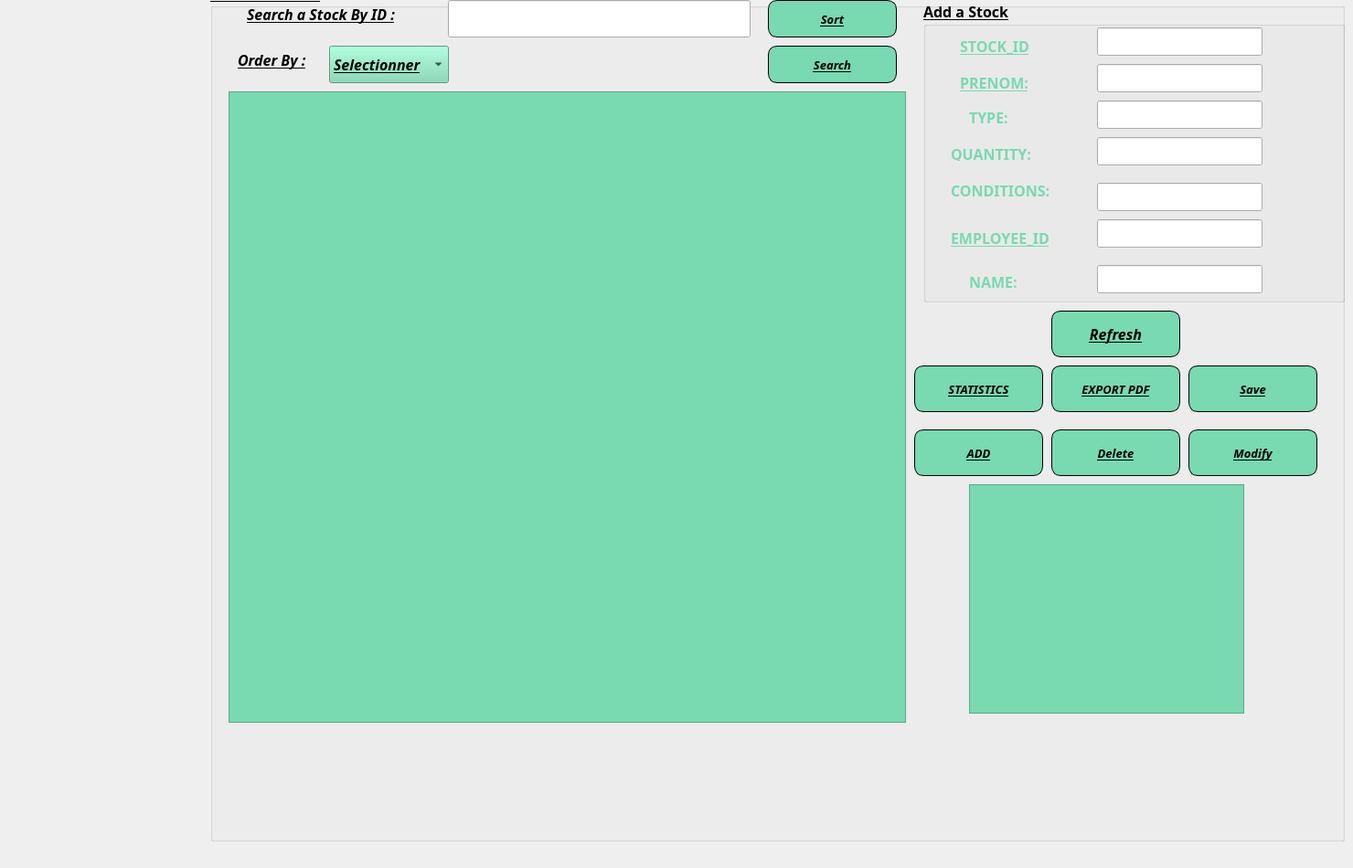
    <widget class="QWidget" name="page_4">
     <widget class="QLabel" name="label_11">
      <property name="geometry">
       <rect>
        <x>-10</x>
        <y>0</y>
        <width>1221</width>
        <height>561</height>
       </rect>
      </property>
      <property name="text">
       <string/>
      </property>
      <property name="scaledContents">
       <bool>true</bool>
      </property>
     </widget>
     <widget class="QLabel" name="label_15">
      <property name="geometry">
       <rect>
        <x>950</x>
        <y>0</y>
        <width>61</width>
        <height>31</height>
       </rect>
      </property>
      <property name="text">
       <string/>
      </property>
      <property name="pixmap">
       <pixmap>:/Downloads/sustainability_8100096.png</pixmap>
      </property>
      <property name="scaledContents">
       <bool>true</bool>
      </property>
     </widget>
     <widget class="QGroupBox" name="groupBox_9">
      <property name="geometry">
       <rect>
        <x>230</x>
        <y>-20</y>
        <width>1241</width>
        <height>941</height>
       </rect>
      </property>
      <property name="font">
       <font>
        <family>Perpetua</family>
        <pointsize>12</pointsize>
        <italic>true</italic>
        <bold>true</bold>
        <underline>true</underline>
       </font>
      </property>
      <property name="styleSheet">
       <string notr="true"/>
      </property>
      <property name="title">
       <string>LIST OF STOCKS:</string>
      </property>
      <widget class="QLineEdit" name="serch">
       <property name="geometry">
        <rect>
         <x>260</x>
         <y>20</y>
         <width>331</width>
         <height>41</height>
        </rect>
       </property>
      </widget>
      <widget class="QPushButton" name="showStatistics">
       <property name="geometry">
        <rect>
         <x>770</x>
         <y>420</y>
         <width>141</width>
         <height>51</height>
        </rect>
       </property>
       <property name="font">
        <font>
         <family>Perpetua</family>
         <pointsize>10</pointsize>
         <italic>true</italic>
         <bold>true</bold>
         <underline>true</underline>
        </font>
       </property>
       <property name="cursor">
        <cursorShape>PointingHandCursor</cursorShape>
       </property>
       <property name="styleSheet">
        <string notr="true">border:1px solid black;
border-radius:10px;
background-color:#79d9b0;
color:black</string>
       </property>
       <property name="text">
        <string>STATISTICS</string>
       </property>
       <property name="icon">
        <iconset resource="background.qrc">
         <normaloff>:/background/resources/stats.png</normaloff>:/background/resources/stats.png</iconset>
       </property>
       <property name="iconSize">
        <size>
         <width>30</width>
         <height>30</height>
        </size>
       </property>
      </widget>
      <widget class="QPushButton" name="exportToPDF">
       <property name="geometry">
        <rect>
         <x>920</x>
         <y>420</y>
         <width>141</width>
         <height>51</height>
        </rect>
       </property>
       <property name="font">
        <font>
         <family>Perpetua</family>
         <pointsize>10</pointsize>
         <italic>true</italic>
         <bold>true</bold>
         <underline>true</underline>
        </font>
       </property>
       <property name="cursor">
        <cursorShape>PointingHandCursor</cursorShape>
       </property>
       <property name="styleSheet">
        <string notr="true">border:1px solid black;
border-radius:10px;
background-color:#79d9b0;
color:black</string>
       </property>
       <property name="text">
        <string>EXPORT PDF</string>
       </property>
       <property name="icon">
        <iconset resource="background.qrc">
         <normaloff>:/background/resources/pdf.png</normaloff>:/background/resources/pdf.png</iconset>
       </property>
       <property name="iconSize">
        <size>
         <width>30</width>
         <height>30</height>
        </size>
       </property>
      </widget>
      <widget class="QComboBox" name="trierLine_6">
       <property name="geometry">
        <rect>
         <x>130</x>
         <y>70</y>
         <width>131</width>
         <height>41</height>
        </rect>
       </property>
       <property name="styleSheet">
        <string notr="true">background: #79d9b0;</string>
       </property>
       <item>
        <property name="text">
         <string>Selectionner</string>
        </property>
       </item>
       <item>
        <property name="text">
         <string>COMPLAINT_DATE</string>
        </property>
       </item>
      </widget>
      <widget class="QPushButton" name="searchButton1">
       <property name="geometry">
        <rect>
         <x>610</x>
         <y>70</y>
         <width>141</width>
         <height>41</height>
        </rect>
       </property>
       <property name="font">
        <font>
         <family>Perpetua</family>
         <pointsize>10</pointsize>
         <italic>true</italic>
         <bold>true</bold>
         <underline>true</underline>
        </font>
       </property>
       <property name="cursor">
        <cursorShape>PointingHandCursor</cursorShape>
       </property>
       <property name="styleSheet">
        <string notr="true">border:1px solid black;
border-radius:10px;
background-color:#79d9b0;
color:black</string>
       </property>
       <property name="text">
        <string>Search</string>
       </property>
       <property name="icon">
        <iconset resource="background.qrc">
         <normaloff>:/background/resources/search.jpg</normaloff>:/background/resources/search.jpg</iconset>
       </property>
      </widget>
      <widget class="QPushButton" name="deleteButton1">
       <property name="geometry">
        <rect>
         <x>920</x>
         <y>490</y>
         <width>141</width>
         <height>51</height>
        </rect>
       </property>
       <property name="font">
        <font>
         <family>Perpetua</family>
         <pointsize>10</pointsize>
         <italic>true</italic>
         <bold>true</bold>
         <underline>true</underline>
        </font>
       </property>
       <property name="cursor">
        <cursorShape>PointingHandCursor</cursorShape>
       </property>
       <property name="styleSheet">
        <string notr="true">border:1px solid black;
border-radius:10px;
background-color:#79d9b0;
color:black</string>
       </property>
       <property name="text">
        <string>Delete</string>
       </property>
       <property name="icon">
        <iconset resource="background.qrc">
         <normaloff>:/background/resources/delete.png</normaloff>:/background/resources/delete.png</iconset>
       </property>
       <property name="iconSize">
        <size>
         <width>30</width>
         <height>30</height>
        </size>
       </property>
      </widget>
      <widget class="QPushButton" name="updateButton1">
       <property name="geometry">
        <rect>
         <x>1070</x>
         <y>490</y>
         <width>141</width>
         <height>51</height>
        </rect>
       </property>
       <property name="font">
        <font>
         <family>Perpetua</family>
         <pointsize>10</pointsize>
         <italic>true</italic>
         <bold>true</bold>
         <underline>true</underline>
        </font>
       </property>
       <property name="cursor">
        <cursorShape>PointingHandCursor</cursorShape>
       </property>
       <property name="styleSheet">
        <string notr="true">border:1px solid black;
border-radius:10px;
background-color:#79d9b0;
color:black</string>
       </property>
       <property name="text">
        <string>Modify</string>
       </property>
       <property name="icon">
        <iconset resource="background.qrc">
         <normaloff>:/background/resources/modify.png</normaloff>:/background/resources/modify.png</iconset>
       </property>
       <property name="iconSize">
        <size>
         <width>30</width>
         <height>30</height>
        </size>
       </property>
      </widget>
      <widget class="QPushButton" name="sort">
       <property name="geometry">
        <rect>
         <x>610</x>
         <y>20</y>
         <width>141</width>
         <height>41</height>
        </rect>
       </property>
       <property name="font">
        <font>
         <family>Perpetua</family>
         <pointsize>10</pointsize>
         <italic>true</italic>
         <bold>true</bold>
         <underline>true</underline>
        </font>
       </property>
       <property name="cursor">
        <cursorShape>PointingHandCursor</cursorShape>
       </property>
       <property name="styleSheet">
        <string notr="true">border:1px solid black;
border-radius:10px;
background-color:#79d9b0;
color:black</string>
       </property>
       <property name="text">
        <string>Sort</string>
       </property>
      </widget>
      <widget class="QTableWidget" name="historyTable">
       <property name="geometry">
        <rect>
         <x>830</x>
         <y>550</y>
         <width>301</width>
         <height>251</height>
        </rect>
       </property>
       <property name="styleSheet">
        <string notr="true">background-color:#79d9b0</string>
       </property>
      </widget>
      <widget class="QLabel" name="label_19">
       <property name="geometry">
        <rect>
         <x>400</x>
         <y>160</y>
         <width>41</width>
         <height>31</height>
        </rect>
       </property>
       <property name="text">
        <string/>
       </property>
       <property name="pixmap">
        <pixmap>:/Downloads/search_10023603.png</pixmap>
       </property>
       <property name="scaledContents">
        <bool>true</bool>
       </property>
      </widget>
      <widget class="QLabel" name="label_22">
       <property name="geometry">
        <rect>
         <x>930</x>
         <y>60</y>
         <width>41</width>
         <height>21</height>
        </rect>
       </property>
       <property name="text">
        <string/>
       </property>
       <property name="pixmap">
        <pixmap>:/Downloads/swap_5296690.png</pixmap>
       </property>
       <property name="scaledContents">
        <bool>true</bool>
       </property>
      </widget>
      <widget class="QLabel" name="label_23">
       <property name="geometry">
        <rect>
         <x>610</x>
         <y>149</y>
         <width>63</width>
         <height>41</height>
        </rect>
       </property>
       <property name="text">
        <string/>
       </property>
       <property name="pixmap">
        <pixmap>:/Downloads/trash_9058267.png</pixmap>
       </property>
       <property name="scaledContents">
        <bool>true</bool>
       </property>
      </widget>
      <widget class="QPushButton" name="exportHistoryButton">
       <property name="geometry">
        <rect>
         <x>1070</x>
         <y>420</y>
         <width>141</width>
         <height>51</height>
        </rect>
       </property>
       <property name="font">
        <font>
         <family>Perpetua</family>
         <pointsize>10</pointsize>
         <italic>true</italic>
         <bold>true</bold>
         <underline>true</underline>
        </font>
       </property>
       <property name="cursor">
        <cursorShape>PointingHandCursor</cursorShape>
       </property>
       <property name="styleSheet">
        <string notr="true">border:1px solid black;
border-radius:10px;
background-color:#79d9b0;
color:black</string>
       </property>
       <property name="text">
        <string>Save</string>
       </property>
       <property name="icon">
        <iconset resource="background.qrc">
         <normaloff>:/background/resources/save.png</normaloff>:/background/resources/save.png</iconset>
       </property>
       <property name="iconSize">
        <size>
         <width>30</width>
         <height>30</height>
        </size>
       </property>
      </widget>
      <widget class="QTableView" name="tableWidget">
       <property name="geometry">
        <rect>
         <x>20</x>
         <y>120</y>
         <width>741</width>
         <height>691</height>
        </rect>
       </property>
       <property name="styleSheet">
        <string notr="true">background-color:#79d9b0</string>
       </property>
      </widget>
      <widget class="QGroupBox" name="groupBox_2">
       <property name="geometry">
        <rect>
         <x>780</x>
         <y>20</y>
         <width>461</width>
         <height>331</height>
        </rect>
       </property>
       <property name="font">
        <font>
         <family>Perpetua</family>
         <pointsize>12</pointsize>
         <italic>false</italic>
         <bold>true</bold>
         <underline>true</underline>
        </font>
       </property>
       <property name="title">
        <string>Add a Stock</string>
       </property>
       <widget class="QLabel" name="label_12">
        <property name="geometry">
         <rect>
          <x>50</x>
          <y>120</y>
          <width>81</width>
          <height>16</height>
         </rect>
        </property>
        <property name="font">
         <font>
          <family>Perpetua</family>
          <pointsize>12</pointsize>
          <italic>false</italic>
          <bold>true</bold>
          <underline>true</underline>
         </font>
        </property>
        <property name="styleSheet">
         <string notr="true">color:#79d9b0;</string>
        </property>
        <property name="text">
         <string>TYPE:</string>
        </property>
       </widget>
       <widget class="QLabel" name="label_13">
        <property name="geometry">
         <rect>
          <x>30</x>
          <y>160</y>
          <width>101</width>
          <height>16</height>
         </rect>
        </property>
        <property name="font">
         <font>
          <family>Perpetua</family>
          <pointsize>12</pointsize>
          <italic>false</italic>
          <bold>true</bold>
          <underline>true</underline>
         </font>
        </property>
        <property name="styleSheet">
         <string notr="true">color:#79d9b0</string>
        </property>
        <property name="text">
         <string>QUANTITY:</string>
        </property>
       </widget>
       <widget class="QLineEdit" name="l1_2">
        <property name="geometry">
         <rect>
          <x>190</x>
          <y>290</y>
          <width>181</width>
          <height>31</height>
         </rect>
        </property>
       </widget>
       <widget class="QLineEdit" name="quant">
        <property name="geometry">
         <rect>
          <x>190</x>
          <y>150</y>
          <width>181</width>
          <height>31</height>
         </rect>
        </property>
       </widget>
       <widget class="QLabel" name="label_14">
        <property name="geometry">
         <rect>
          <x>50</x>
          <y>300</y>
          <width>61</width>
          <height>16</height>
         </rect>
        </property>
        <property name="font">
         <font>
          <family>Perpetua</family>
          <pointsize>12</pointsize>
          <italic>false</italic>
          <bold>true</bold>
          <underline>true</underline>
         </font>
        </property>
        <property name="styleSheet">
         <string notr="true">color:#79d9b0</string>
        </property>
        <property name="text">
         <string>NAME:</string>
        </property>
       </widget>
       <widget class="QLabel" name="label_16">
        <property name="geometry">
         <rect>
          <x>30</x>
          <y>200</y>
          <width>131</width>
          <height>16</height>
         </rect>
        </property>
        <property name="font">
         <font>
          <family>Perpetua</family>
          <pointsize>12</pointsize>
          <italic>false</italic>
          <bold>true</bold>
          <underline>true</underline>
         </font>
        </property>
        <property name="styleSheet">
         <string notr="true">color:#79d9b0</string>
        </property>
        <property name="text">
         <string>CONDITIONS:</string>
        </property>
       </widget>
       <widget class="QLabel" name="label_17">
        <property name="geometry">
         <rect>
          <x>30</x>
          <y>250</y>
          <width>141</width>
          <height>21</height>
         </rect>
        </property>
        <property name="font">
         <font>
          <family>Perpetua</family>
          <pointsize>12</pointsize>
          <italic>false</italic>
          <bold>true</bold>
          <underline>true</underline>
         </font>
        </property>
        <property name="styleSheet">
         <string notr="true">color:#79d9b0</string>
        </property>
        <property name="text">
         <string>EMPLOYEE_ID</string>
        </property>
       </widget>
       <widget class="QLineEdit" name="type">
        <property name="geometry">
         <rect>
          <x>190</x>
          <y>110</y>
          <width>181</width>
          <height>31</height>
         </rect>
        </property>
       </widget>
       <widget class="QLineEdit" name="l4_2">
        <property name="geometry">
         <rect>
          <x>190</x>
          <y>200</y>
          <width>181</width>
          <height>31</height>
         </rect>
        </property>
       </widget>
       <widget class="QLineEdit" name="idEmploye">
        <property name="geometry">
         <rect>
          <x>190</x>
          <y>240</y>
          <width>181</width>
          <height>31</height>
         </rect>
        </property>
       </widget>
       <widget class="QLabel" name="label_18">
        <property name="geometry">
         <rect>
          <x>40</x>
          <y>80</y>
          <width>91</width>
          <height>20</height>
         </rect>
        </property>
        <property name="font">
         <font>
          <family>Perpetua</family>
          <pointsize>12</pointsize>
          <italic>false</italic>
          <bold>true</bold>
          <underline>true</underline>
         </font>
        </property>
        <property name="styleSheet">
         <string notr="true">color:#79d9b0;</string>
        </property>
        <property name="text">
         <string>PRENOM:</string>
        </property>
       </widget>
       <widget class="QLineEdit" name="prenomEmploye">
        <property name="geometry">
         <rect>
          <x>190</x>
          <y>70</y>
          <width>181</width>
          <height>31</height>
         </rect>
        </property>
       </widget>
       <widget class="QLineEdit" name="l1_3">
        <property name="geometry">
         <rect>
          <x>190</x>
          <y>30</y>
          <width>181</width>
          <height>31</height>
         </rect>
        </property>
       </widget>
       <widget class="QLabel" name="label_26">
        <property name="geometry">
         <rect>
          <x>40</x>
          <y>40</y>
          <width>111</width>
          <height>21</height>
         </rect>
        </property>
        <property name="font">
         <font>
          <family>Perpetua</family>
          <pointsize>12</pointsize>
          <italic>false</italic>
          <bold>true</bold>
          <underline>true</underline>
         </font>
        </property>
        <property name="styleSheet">
         <string notr="true">color:#79d9b0</string>
        </property>
        <property name="text">
         <string>STOCK_ID</string>
        </property>
       </widget>
      </widget>
      <widget class="QPushButton" name="sauvegarder1">
       <property name="geometry">
        <rect>
         <x>770</x>
         <y>490</y>
         <width>141</width>
         <height>51</height>
        </rect>
       </property>
       <property name="font">
        <font>
         <family>Perpetua</family>
         <pointsize>10</pointsize>
         <italic>true</italic>
         <bold>true</bold>
         <underline>true</underline>
        </font>
       </property>
       <property name="cursor">
        <cursorShape>PointingHandCursor</cursorShape>
       </property>
       <property name="styleSheet">
        <string notr="true">border:1px solid black;
border-radius:10px;
background-color:#79d9b0;
color:black</string>
       </property>
       <property name="text">
        <string>ADD</string>
       </property>
       <property name="icon">
        <iconset resource="background.qrc">
         <normaloff>:/background/resources/add.png</normaloff>:/background/resources/add.png</iconset>
       </property>
       <property name="iconSize">
        <size>
         <width>30</width>
         <height>30</height>
        </size>
       </property>
      </widget>
      <widget class="QPushButton" name="refr">
       <property name="geometry">
        <rect>
         <x>920</x>
         <y>360</y>
         <width>141</width>
         <height>51</height>
        </rect>
       </property>
       <property name="styleSheet">
        <string notr="true">border:1px solid black;
border-radius:10px;
background-color:#79d9b0;
color:black;</string>
       </property>
       <property name="text">
        <string>Refresh</string>
       </property>
       <property name="icon">
        <iconset resource="background.qrc">
         <normaloff>:/resources/r1.png</normaloff>:/resources/r1.png</iconset>
       </property>
       <property name="iconSize">
        <size>
         <width>40</width>
         <height>30</height>
        </size>
       </property>
      </widget>
      <widget class="QLabel" name="label_20">
       <property name="geometry">
        <rect>
         <x>40</x>
         <y>20</y>
         <width>191</width>
         <height>31</height>
        </rect>
       </property>
       <property name="styleSheet">
        <string notr="true">font: 600 20px &quot;Sitka Display Semibold&quot;;
</string>
       </property>
       <property name="text">
        <string>Search a Stock By ID :</string>
       </property>
      </widget>
      <widget class="QWidget" name="verticalLayoutWidget">
       <property name="geometry">
        <rect>
         <x>290</x>
         <y>70</y>
         <width>281</width>
         <height>41</height>
        </rect>
       </property>
       <layout class="QVBoxLayout" name="centralLayout"/>
      </widget>
      <widget class="QLabel" name="label_21">
       <property name="geometry">
        <rect>
         <x>30</x>
         <y>70</y>
         <width>91</width>
         <height>31</height>
        </rect>
       </property>
       <property name="styleSheet">
        <string notr="true">font: 600 20px &quot;Sitka Display Semibold&quot;;
</string>
       </property>
       <property name="text">
        <string>Order By :</string>
       </property>
      </widget>
     </widget>
    </widget>
